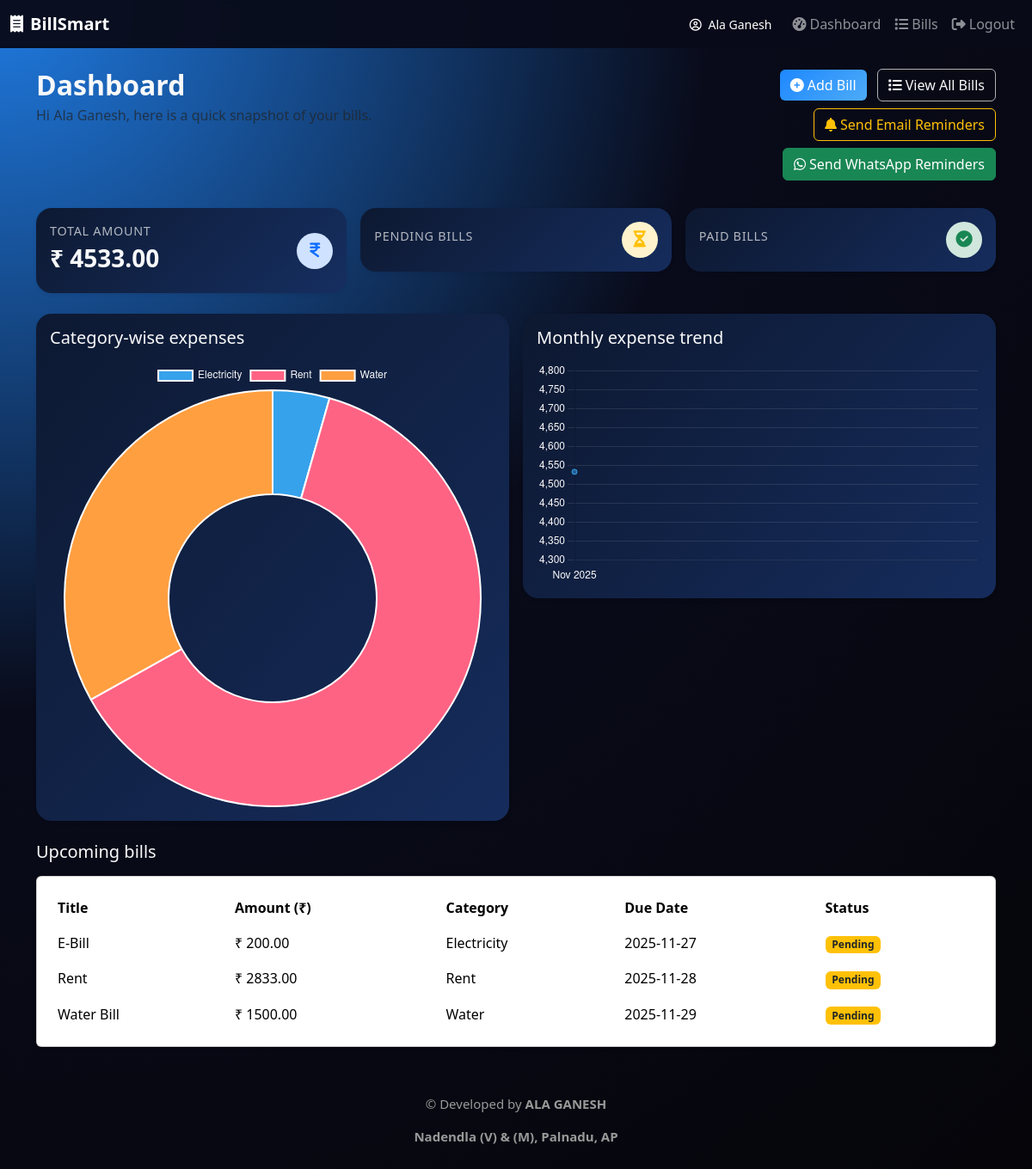
The app's page /dashboard (signed in) with its own data.
### app.py (models this page shows)
class User(db.Model, UserMixin):
    __tablename__ = "users"
    id = db.Column(db.Integer, primary_key=True)
    name = db.Column(db.String(120), nullable=False)
    email = db.Column(db.String(120), unique=True, nullable=False)
    password = db.Column(db.String(255), nullable=False)
    phone = db.Column(db.String(20), nullable=True)
    created_at = db.Column(db.DateTime, default=datetime.utcnow)

class Bill(db.Model):
    __tablename__ = "bills"
    id = db.Column(db.Integer, primary_key=True)
    user_id = db.Column(db.Integer, db.ForeignKey("users.id"), nullable=False)
    title = db.Column(db.String(255), nullable=False)
    amount = db.Column(db.Float, nullable=False)
    category = db.Column(db.String(100), nullable=False)
    due_date = db.Column(db.Date, nullable=False)
    status = db.Column(db.String(50), default="pending")
    created_at = db.Column(db.DateTime, default=datetime.utcnow)
    user = db.relationship("User", backref="bills")

### app.py (the view)
@app.route("/dashboard")
@login_required
def dashboard():
    user = User.query.get(session["user_id"])
    bills = Bill.query.filter_by(user_id=user.id).order_by(Bill.due_date).all()
    show_phone_alert = False
    if not user.phone:
        show_phone_alert = True
    total_amount = sum(b.amount for b in bills) if bills else 0
    category_totals = defaultdict(float)
    for b in bills:
        category_totals[b.category] += b.amount
    month_totals = defaultdict(float)
    for b in bills:
        key = b.due_date.strftime("%b %Y")
        month_totals[key] += b.amount
    return render_template(
        "dashboard.html",
        user=user,
        bills=bills,
        total_amount=total_amount,
        category_labels=list(category_totals.keys()),
        category_values=list(category_totals.values()),
        month_labels=list(month_totals.keys()),
        month_values=list(month_totals.values()),
        show_phone_alert=show_phone_alert    # <-- MUST PASS THIS
    )

### app.py (called while the page is built)
def login_required(f):
    from functools import wraps
    @wraps(f)
    def wrapper(*args, **kwargs):
        if "user_id" not in session:
            flash("Please login first!", "warning")
            return redirect("/login")
        return f(*args, **kwargs)
    return wrapper

### templates/dashboard.html (shortened to what this page needs)
{% extends "base.html" %}
{% block content %}
<div class="row mb-4">
    <div class="col-md-8">
        <h2 class="fw-bold mb-1">Dashboard</h2>
        <p class="text-muted mb-0">Hi {{ user.name }}, here is a quick snapshot of your bills.</p>
    </div>
    <div class="col-md-4 text-md-end mt-3 mt-md-0">
        <a href="{{ url_for('add_bill') }}" class="btn btn-primary me-2 mb-2">
            <i class="fa-solid fa-circle-plus me-1"></i>Add Bill
        </a>
        <a href="{{ url_for('bills') }}" class="btn btn-outline-light mb-2">
            <i class="fa-solid fa-list me-1"></i>View All Bills
        </a>
        <a href="{{ url_for('send_reminders') }}" class="btn btn-outline-warning mb-2">
            <i class="fa-solid fa-bell me-1"></i>Send Email Reminders
        </a>
        <a href="{{ url_for('send_whatsapp') }}" class="btn btn-success mb-2">
            <i class="fa-brands fa-whatsapp me-1"></i>Send WhatsApp Reminders
        </a>
    </div>
</div>
<div class="row g-3 mb-4">
    <div class="col-md-4">
        <div class="card stats-card shadow-sm">
            <div class="card-body">
                <div class="d-flex justify-content-between align-items-center">
                    <div>
                        <p class="stats-label mb-1">Total Amount</p>
                        <h3 class="stats-value">₹ {{ "%.2f"|format(total_amount) }}</h3>
                    </div>
                    <div class="stats-icon bg-primary-subtle text-primary">
                        <i class="fa-solid fa-indian-rupee-sign"></i>
                    </div>
                </div>
            </div>
        </div>
    </div>
    <div class="col-md-4">
        <div class="card stats-card shadow-sm">
            <div class="card-body">
                <div class="d-flex justify-content-between align-items-center">
                    <div>
                        <p class="stats-label mb-1">Pending Bills</p>
                    </div>
                    <div class="stats-icon bg-warning-subtle text-warning">
                        <i class="fa-solid fa-hourglass-half"></i>
                    </div>
                </div>
            </div>
        </div>
    </div>
    <div class="col-md-4">
        <div class="card stats-card shadow-sm">
            <div class="card-body">
                <div class="d-flex justify-content-between align-items-center">
                    <div>
                        <p class="stats-label mb-1">Paid Bills</p>
                    </div>
                    <div class="stats-icon bg-success-subtle text-success">
                        <i class="fa-solid fa-circle-check"></i>
                    </div>
                </div>
            </div>
        </div>
    </div>
</div>
<div class="row g-3 mb-4">
    <div class="col-md-6">
        <div class="card stats-card shadow-sm">
            <div class="card-body">
                <h5 class="card-title mb-3">Category-wise expenses</h5>
                <canvas id="categoryChart"></canvas>
            </div>
        </div>
    </div>
    <div class="col-md-6">
        <div class="card stats-card shadow-sm">
            <div class="card-body">
                <h5 class="card-title mb-3">Monthly expense trend</h5>
                <canvas id="monthChart"></canvas>
            </div>
        </div>
    </div>
</div>
{% if bills %}
<h5 class="mb-3">Upcoming bills</h5>
<div class="card shadow-sm">
    <div class="card-body table-responsive">
        <table class="table align-middle mb-0">
            <thead>
                <tr>
                    <th>Title</th>
                    <th>Amount (₹)</th>
                    <th>Category</th>
                    <th>Due Date</th>
                    <th>Status</th>
                </tr>
            </thead>
            <tbody>
                {% for b in bills[:5] %}
                <tr>
                    <td>{{ b.title }}</td>
                    <td>₹ {{ "%.2f"|format(b.amount) }}</td>
                    <td>{{ b.category }}</td>
                    <td>{{ b.due_date }}</td>
                    <td>
                        {% if b.status == "paid" %}
                            <span class="badge bg-success">Paid</span>
                        {% else %}
                            <span class="badge bg-warning text-dark">Pending</span>
                        {% endif %}
                    </td>
                </tr>
                {% endfor %}
            </tbody>
        </table>
    </div>
</div>
{% endif %}
<script>
    // Data from Flask
    const categoryLabels = {{ category_labels|tojson }};
    const categoryValues = {{ category_values|tojson }};
    const monthLabels = {{ month_labels|tojson }};
    const monthValues = {{ month_values|tojson }};
    // Category-wise chart (Pie / Doughnut)
    const categoryCanvas = document.getElementById('categoryChart');
    if (categoryCanvas && categoryLabels.length > 0) {
        new Chart(categoryCanvas, {
            type: 'doughnut',
            data: {
                labels: categoryLabels,
                datasets: [{
                    data: categoryValues,
                }]
            },
            options: {
                plugins: {
                    legend: {
                        labels: {
                            color: '#f8f9fa'
                        }
                    }
                }
            }
        });
    }
    // Month-wise chart (Line)
    const monthCanvas = document.getElementById('monthChart');
    if (monthCanvas && monthLabels.length > 0) {
        new Chart(monthCanvas, {
            type: 'line',
            data: {
                labels: monthLabels,
                datasets: [{
                    data: monthValues,
                    fill: false,
                    tension: 0.3
                }]
            },
            options: {
                plugins: {
                    legend: { display: false }
                },
                scales: {
                    x: {
                        ticks: { color: '#f8f9fa' },
                        grid: { display: false }
                    },
                    y: {
                        ticks: { color: '#f8f9fa' },
                        grid: { color: 'rgba(255,255,255,0.1)' }
                    }
                }
            }
        });
    }
</script>
<footer style="text-align: center; margin-top: 40px; padding: 15px; font-size: 15px; color: #999;">
    <p>© Developed by <strong>ALA GANESH</strong></p>
    <p><strong>Nadendla (V) & (M), Palnadu, AP</strong></p>
</footer>
{% endblock %}

### templates/base.html (shortened to what this page needs)
<!DOCTYPE html>
<html lang="en">
<head>
    <link href="https://cdn.jsdelivr.net/npm/bootstrap@5.3.2/dist/css/bootstrap.min.css" rel="stylesheet">
    <link rel="stylesheet" href="https://cdnjs.cloudflare.com/ajax/libs/font-awesome/6.5.0/css/all.min.css">
    <link rel="stylesheet" href="{{ url_for('static', filename='css/styles.css') }}">
</head>
<body>
<div class="app-wrapper">
    <nav class="navbar navbar-expand-lg navbar-dark app-navbar">
        <div class="container-fluid">
            <a class="navbar-brand fw-bold" href="{{ url_for('dashboard') }}">
                <i class="fa-solid fa-receipt me-2"></i>BillSmart
            </a>
            <div class="collapse navbar-collapse" id="navMenu">
                <ul class="navbar-nav ms-auto align-items-lg-center">
                    {% if session.get('user_id') %}
                        <li class="nav-item me-3 text-white small d-none d-lg-block">
                            <i class="fa-regular fa-circle-user me-1"></i>
                            {{ session.get('user_name') }}
                        </li>
                        <li class="nav-item">
                            <a class="nav-link" href="{{ url_for('dashboard') }}"><i class="fa-solid fa-gauge-high me-1"></i>Dashboard</a>
                        </li>
                        <li class="nav-item">
                            <a class="nav-link" href="{{ url_for('bills') }}"><i class="fa-solid fa-list me-1"></i>Bills</a>
                        </li>
                        <li class="nav-item">
                            <a class="nav-link" href="{{ url_for('logout') }}"><i class="fa-solid fa-right-from-bracket me-1"></i>Logout</a>
                        </li>
                    {% endif %}
                </ul>
            </div>
        </div>
    </nav>
    <main class="app-main container my-4">
        {% block content %}{% endblock %}
    </main>
</div>
</body>
</html>

### static/css/styles.css (style rules this page uses)
body { min-height: 100vh; background: radial-gradient(circle at top left, #1f7ae0 0, #090b1a 45%, #050509 100%); color: #f8f9fa; }
.app-navbar { background: rgba(9, 11, 26, 0.96); backdrop-filter: blur(10px); }
.app-main { color: #f8f9fa; }
.stats-card { border-radius: 18px; border: none; background: linear-gradient(135deg, rgba(13, 24, 48, 0.98), rgba(22, 46, 96, 0.95)); color: #f8f9fa; }
.stats-label { font-size: 0.9rem; text-transform: uppercase; letter-spacing: 0.05em; color: rgba(248, 249, 250, 0.7); }
.stats-value { font-weight: 700; }
.stats-icon { width: 42px; height: 42px; border-radius: 999px; display: flex; align-items: center; justify-content: center; font-size: 1.2rem; }
.table { color: #f8f9fa; }
.table thead th { border-color: rgba(255, 255, 255, 0.08); }
.table tbody tr { border-color: rgba(255, 255, 255, 0.04); }
.btn-primary { background: linear-gradient(135deg, #1e88ff, #4dabf7); border: none; }
.btn-outline-light { border-color: rgba(248, 249, 250, 0.7); color: #f8f9fa; }

### records on screen
User: get "Ala Ganesh", name "Ala Ganesh"
Bill: title "E-Bill", amount "200.00", category "Electricity", due_date "2025-11-27", status "Pending"
Bill: title "Rent", amount "2833.00", category "Rent", due_date "2025-11-28", status "Pending"
Bill: title "Water Bill", amount "1500.00", category "Water", due_date "2025-11-29", status "Pending"

### other values on screen
{{ "%.2f"|format(total_amount) }} "4533.00"
chart data {{ category_labels|tojson }} ["Electricity", "Rent", "Water"]
chart data {{ category_values|tojson }} [200.0, 2833.0, 1500.0]
chart data {{ month_values|tojson }} [4533.0]
